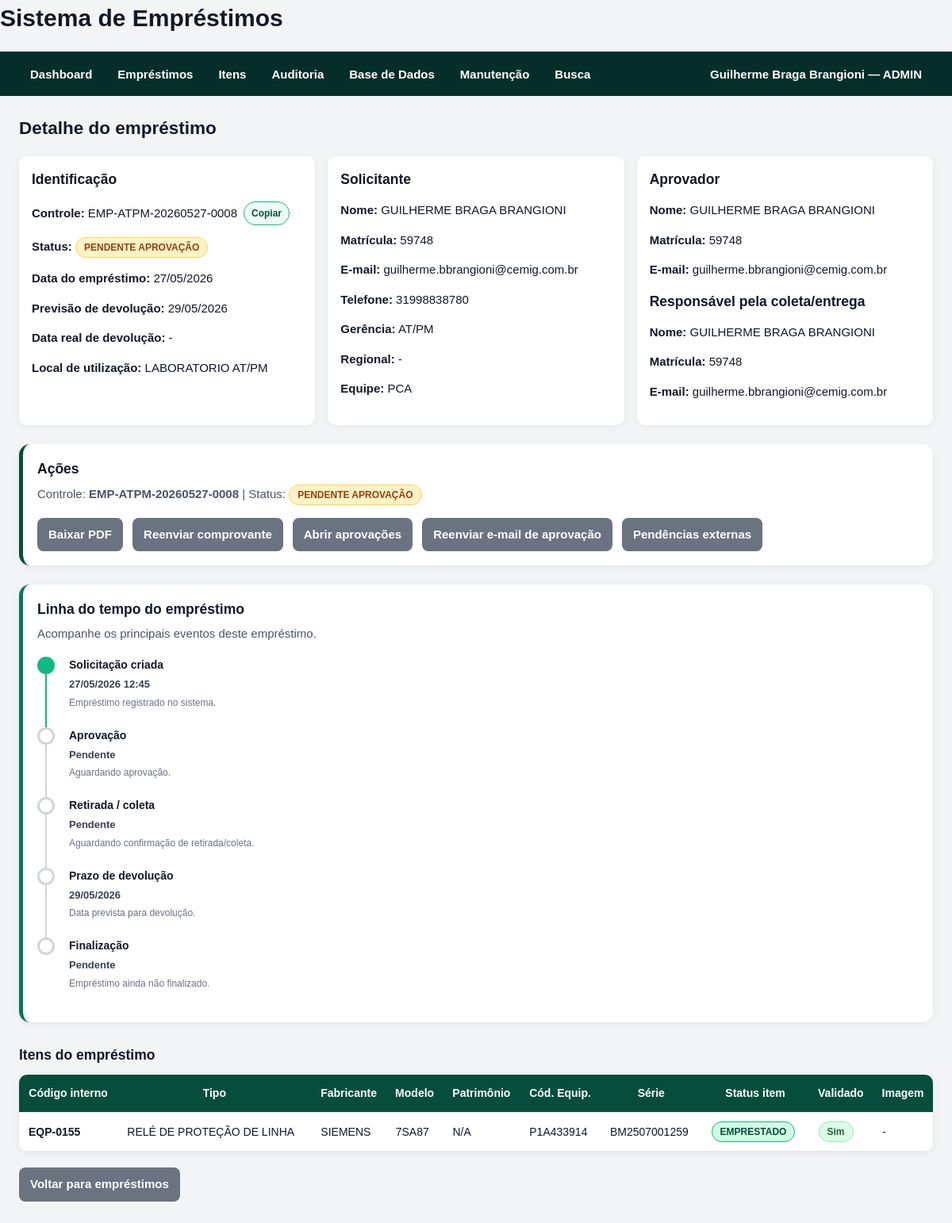
Page /emprestimos/8 (signed in) on the earlier database version.
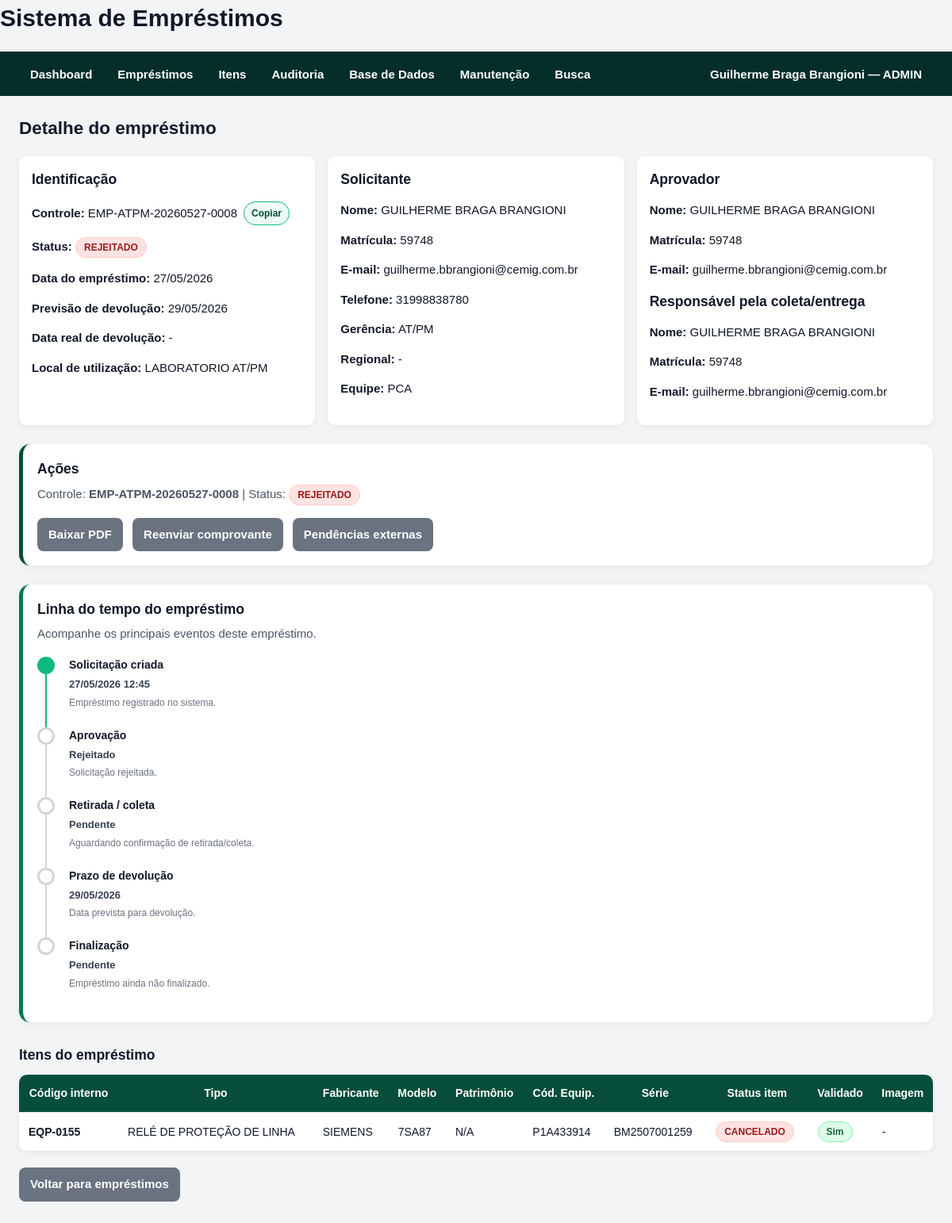
Same page on the later database version.
### models/loan.py (models this page shows)
class Loan(db.Model):
    __tablename__ = "loans"
    id = db.Column(db.Integer, primary_key=True)
    numero_controle = db.Column(db.String(100), unique=True, index=True)
    user_id = db.Column(db.Integer, db.ForeignKey("users.id"), nullable=False)
    approver_id = db.Column(db.Integer, db.ForeignKey("approvers.id"), nullable=False)
    responsavel_entrega_nome = db.Column(db.String(255), nullable=False)
    responsavel_entrega_matricula = db.Column(db.String(100))
    responsavel_entrega_email = db.Column(db.String(255))
    status = db.Column(db.String(100), default="PENDENTE_APROVACAO", index=True)
    data_emprestimo = db.Column(db.DateTime)
    data_prevista_devolucao = db.Column(db.DateTime)
    data_real_devolucao = db.Column(db.DateTime)
    local_utilizacao = db.Column(db.String(255))
    aprovado = db.Column(db.Boolean, default=False)
    aprovado_em = db.Column(db.DateTime)
    rejeitado_em = db.Column(db.DateTime)
    motivo_rejeicao = db.Column(db.Text)
    approval_token = db.Column(db.Text)
    observacoes = db.Column(db.Text)
    notification_fixed_emails = db.Column(db.Text)      # E-mails fixos lidos do arquivo no momento da criação
    notification_extra_emails = db.Column(db.Text)      # E-mails adicionais digitados no momento do empréstimo
    notification_all_emails = db.Column(db.Text)        # União de Fixos + adicionais, preservada para auditoria
    created_at = db.Column(db.DateTime, default=datetime.utcnow)
    updated_at = db.Column(
        db.DateTime,
        default=datetime.utcnow,
        onupdate=datetime.utcnow,
    )
    user = db.relationship("User", back_populates="loans")
    approver = db.relationship("Approver", back_populates="loans")
    items = db.relationship(
        "LoanItem",
        back_populates="loan",
        lazy=True,
        cascade="all, delete-orphan",
    )
    renewals = db.relationship(
        "Renewal",
        back_populates="loan",
        lazy=True,
        cascade="all, delete-orphan",
    )

### models/loan_item.py (models this page shows)
class LoanItem(db.Model):
    __tablename__ = "loan_items"
    id = db.Column(db.Integer, primary_key=True)
    loan_id = db.Column(db.Integer, db.ForeignKey("loans.id"), nullable=False)
    equipment_id = db.Column(db.Integer, db.ForeignKey("equipments.id"))
    consumable_id = db.Column(db.Integer, db.ForeignKey("consumables.id"))
    tipo_item = db.Column(db.String(100), nullable=False)
    quantidade = db.Column(db.Integer, default=1)
    quantidade_devolvida = db.Column(db.Integer, default=0)
    status = db.Column(db.String(100), default="EMPRESTADO")
    devolvido_em = db.Column(db.DateTime)
    devolvido_por = db.Column(db.String(255))
    image_path = db.Column(db.String(500))
    image_original_filename = db.Column(db.String(255))
    observacoes = db.Column(db.Text)
    created_at = db.Column(db.DateTime, default=datetime.utcnow)
    loan = db.relationship("Loan", back_populates="items")
    equipment = db.relationship("Equipment", back_populates="loan_items")
    consumable = db.relationship("Consumable", back_populates="loan_items")

### routes/loan_routes.py (the view)
@loan_bp.route("/<int:loan_id>")
def loan_detail(loan_id: int):
    loan = (
        Loan.query
        .options(*loan_full_options())
        .filter(Loan.id == loan_id)
        .first_or_404()
    )
    return render_template(
        "loan_detail.html",
        loan=loan,
    )

### services/approval_service.py (called while the page is built, shortened)
    @staticmethod
    def count_pending_for_current_user() -> int:
        current_user = AuthService.get_current_user()
        if not current_user:
            return 0
        query = (
            Loan.query
            .join(Approver, Loan.approver_id == Approver.id)
            .filter(Loan.status == LoanStatus.PENDENTE_APROVACAO.value)
        )
        if current_user.role == UserRole.ADMIN.value:
            return query.count()

### services/auth_service.py (called while the page is built)
    @staticmethod
    def count_users() -> int:
        return SystemUser.query.count()

    @staticmethod
    def get_current_user() -> SystemUser | None:
        user_id = session.get(AuthService.SESSION_USER_ID_KEY)
        if not user_id:
            return None
        user = db.session.get(SystemUser, user_id)
        if not user or not user.active:
            AuthService.logout_user()
            return None
        return user

### utils/status_ui.py (called while the page is built)
def normalize_status(status: str) -> str:
    return str(status or "").strip().upper()

### templates/loan_detail.html (shortened to what the changed rows need)
{% extends "base.html" %}
{% block content %}
<h2>Detalhe do empréstimo</h2>
<section class="detail-grid">
    <div>
        <h3>Identificação</h3>
        <p>
            <strong>Controle:</strong>
            <span class="copy-control-wrapper">
                <span>{{ loan.numero_controle }}</span>
                <button
                    type="button"
                    class="copy-control-button"
                    onclick="copyToClipboard('{{ loan.numero_controle }}', 'copy-feedback-loan-{{ loan.id }}')"
                >
                    Copiar
                </button>
            </span>
        </p>
        <p>
            <strong>Status:</strong>
            <span class="status-badge {{ status_badge_class(loan.status) }}">
                {{ format_status_label(loan.status) }}
            </span>
        </p>
        <p>
            <strong>Data do empréstimo:</strong>
            {{ loan.data_emprestimo.strftime("%d/%m/%Y") if loan.data_emprestimo else "-" }}
        </p>
        <p>
            <strong>Previsão de devolução:</strong>
            {{ loan.data_prevista_devolucao.strftime("%d/%m/%Y") if loan.data_prevista_devolucao else "-" }}
        </p>
        <p>
            <strong>Data real de devolução:</strong>
            {{ loan.data_real_devolucao.strftime("%d/%m/%Y") if loan.data_real_devolucao else "-" }}
        </p>
        <p>
            <strong>Local de utilização:</strong>
            {{ loan.local_utilizacao or "-" }}
        </p>
    </div>
    <div>
        <h3>Aprovador</h3>
        {% if loan.approver %}
            <p><strong>Nome:</strong> {{ loan.approver.nome or "-" }}</p>
            <p><strong>Matrícula:</strong> {{ loan.approver.matricula or "-" }}</p>
            <p><strong>E-mail:</strong> {{ loan.approver.email or "-" }}</p>
        {% else %}
            <p>-</p>
        {% endif %}
        <h3>Responsável pela coleta/entrega</h3>
        <p>
            <strong>Nome:</strong>
            {{ loan.responsavel_entrega_nome or "-" }}
        </p>
        <p>
            <strong>Matrícula:</strong>
            {{ loan.responsavel_entrega_matricula or "-" }}
        </p>
        <p>
            <strong>E-mail:</strong>
            {{ loan.responsavel_entrega_email or "-" }}
        </p>
    </div>
</section>
{% set action_status = loan.status %}
{% set ns = namespace(has_pending_validation=false) %}
{% for item in loan.items %}
    {% if item.equipment and not item.equipment.validado %}
        {% set ns.has_pending_validation = true %}
    {% endif %}
{% endfor %}
<section class="loan-actions-card">
    <div class="loan-actions-header">
        <div>
            <p>
                Controle:
                <strong>{{ loan.numero_controle }}</strong>
                |
                Status:
                <span class="status-badge {{ status_badge_class(loan.status) }}">
                    {{ format_status_label(loan.status) }}
                </span>
            </p>
        </div>
    </div>
    <div class="loan-actions-grid">
        <a
            class="button secondary"
            href="{{ url_for('loan_bp.loan_pdf', loan_id=loan.id) }}"
        >
            Baixar PDF
        </a>
        <form
            method="post"
            action="{{ url_for('email_bp.resend_receipt_email', loan_id=loan.id) }}"
            onsubmit="return confirm('Reenviar o comprovante do empréstimo {{ loan.numero_controle }} para todos os destinatários configurados?');"
        >
            <button type="submit" class="secondary-button">
            </button>
        </form>
        {% if action_status == "PENDENTE_APROVACAO" %}
            <a
                class="button secondary"
                href="{{ url_for('approval_bp.my_approvals') }}"
            >
                Abrir aprovações
            </a>
            {% if current_user and current_user.role in ["ADMIN", "OPERADOR"] %}
                <form
                    method="post"
                    action="{{ url_for('email_bp.resend_approval_email', loan_id=loan.id) }}"
                    onsubmit="return confirm('Reenviar e-mail de aprovação do empréstimo {{ loan.numero_controle }} para o aprovador?');"
                >
                    <button type="submit" class="secondary-button">
                        Reenviar e-mail de aprovação
                    </button>
                </form>
            {% endif %}
        {% endif %}
        {% if current_user and current_user.role in ["ADMIN", "OPERADOR"] %}
            <a
                class="button secondary"
                href="{{ url_for('external_pending_bp.external_pending_page') }}"
            >
                Pendências externas
            </a>
        {% endif %}
    </div>
</section>
<section class="loan-timeline-card">
    <div class="loan-timeline">
        <div class="timeline-item timeline-done">
            <div class="timeline-content">
                <strong>Solicitação criada</strong>
                <span>
                    {{ loan.created_at.strftime("%d/%m/%Y %H:%M") if loan.created_at else "-" }}
                </span>
                <small>
                    Empréstimo registrado no sistema.
                </small>
            </div>
        </div>
        <div class="timeline-item {% if loan.status in ['APROVADO', 'RETIRADO', 'ATRASADO', 'PARCIALMENTE_DEVOLVIDO', 'FINALIZADO'] %}timeline-done{% else %}timeline-pending{% endif %}">
            <div class="timeline-content">
                <strong>Aprovação</strong>
                {% if loan.status in ['APROVADO', 'RETIRADO', 'ATRASADO', 'PARCIALMENTE_DEVOLVIDO', 'FINALIZADO'] %}
                    <span>Aprovado</span>
                    <small>
                        Solicitação aprovada pelo responsável.
                    </small>
                {% elif loan.status == "REJEITADO" %}
                    <span>Rejeitado</span>
                    <small>
                        Solicitação rejeitada.
                    </small>
                {% else %}
                    <span>Pendente</span>
                    <small>
                        Aguardando aprovação.
                    </small>
                {% endif %}
            </div>
        </div>
        <div class="timeline-item {% if loan.status == 'ATRASADO' %}timeline-danger{% elif loan.status in ['RETIRADO', 'PARCIALMENTE_DEVOLVIDO', 'FINALIZADO'] %}timeline-done{% else %}timeline-pending{% endif %}">
            <div class="timeline-content">
                <strong>Prazo de devolução</strong>
                <span>
                    {{ loan.data_prevista_devolucao.strftime("%d/%m/%Y") if loan.data_prevista_devolucao else "-" }}
                </span>
                {% if loan.status == "ATRASADO" %}
                    <small>
                        Prazo vencido. Devolução pendente.
                    </small>
                {% elif loan.status == "FINALIZADO" %}
                    <small>
                        Empréstimo já finalizado.
                    </small>
                {% else %}
                    <small>
                        Data prevista para devolução.
                    </small>
                {% endif %}
            </div>
        </div>
        {% set returned_items = loan.items | selectattr("devolvido_em") | list %}
    </div>
</section>
{% if loan.items %}
<table>
    <thead>
        <tr>
            <th>Código interno</th>
            <th>Tipo</th>
            <th>Fabricante</th>
            <th>Modelo</th>
            <th>Patrimônio</th>
            <th>Cód. Equip.</th>
            <th>Série</th>
            <th>Status item</th>
            <th>Validado</th>
            <th>Imagem</th>
        </tr>
    </thead>
    <tbody>
        {% for item in loan.items %}
            {% set equipment = item.equipment %}
            <tr>
                <td>
                    {% if equipment %}
                        <strong>{{ equipment.codigo_interno or "-" }}</strong>
                    {% else %}
                        -
                    {% endif %}
                </td>
                <td>{{ equipment.tipo_equipamento if equipment else "-" }}</td>
                <td>{{ equipment.fabricante if equipment else "-" }}</td>
                <td>{{ equipment.modelo if equipment else "-" }}</td>
                <td>{{ equipment.patrimonio if equipment else "-" }}</td>
                <td>{{ equipment.codigo_equipamento if equipment else "-" }}</td>
                <td>{{ equipment.serial if equipment else "-" }}</td>
                <td>
                    <span class="status-badge {{ status_badge_class(item.status) }}">
                        {{ format_status_label(item.status) }}
                    </span>
                </td>
                <td>
                    {% if equipment and equipment.validado %}
                        <span class="status-badge status-success">
                            Sim
                        </span>
                    {% else %}
                        <span class="status-badge status-warning">
                            Não
                        </span>
                    {% endif %}
                </td>
                <td>
                    {% if item.image_path %}
                        Sim
                    {% else %}
                        -
                    {% endif %}
                </td>
            </tr>
        {% endfor %}
    </tbody>
</table>
{% else %}
<p>Nenhum item vinculado a este empréstimo.</p>
{% endif %}
{% endblock %}

Differences in the rows shown:
changed Loan "EMP-ATPM-20260527-0008": status "PENDENTE APROVAÇÃO" → "REJEITADO"
changed LoanItem: status "EMPRESTADO" → "CANCELADO"
Other differences:
text no longer shown: "Abrir aprovações Reenviar e-mail de aprovação Pendente Aguardando aprovação."
text now shown: "Rejeitado Solicitação rejeitada."
